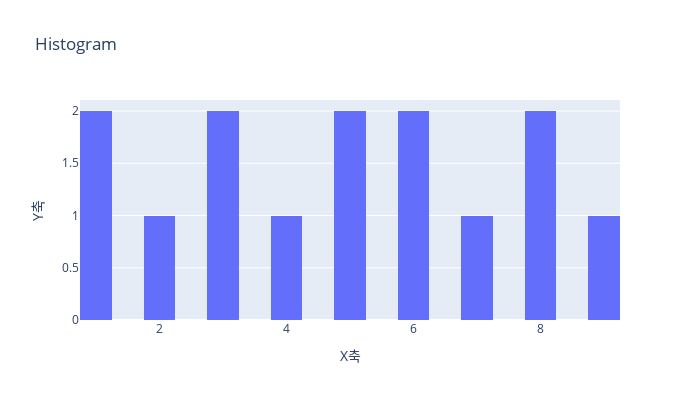

Here is the notebook cell this chart was saved with:
### Code cell
#히스토그램 그리기  : Histogram()
sns.set_style("dark")
data = [1,1,2,3,3,4,5,5,6,6,7,8,8,9]
fig = go.Figure(data = go.Histogram(x = data , nbinsx = 20))

fig.update_layout(
    title="Histogram",
    xaxis_title="X축",
    yaxis_title="Y축",
    width=700, 
    height=400  
)

### Figure 1 — Plotly figure (JSON) as saved in the notebook; plotly's stock layout.template omitted (floating-point values rounded to 4 significant figures)
{"data": [{"nbinsx": 20, "type": "histogram", "x": [1, 1, 2, 3, 3, 4, 5, 5, 6, 6, 7, 8, 8, 9]}], "layout": {"height": 400, "title": {"text": "Histogram"}, "width": 700, "xaxis": {"title": {"text": "X축"}}, "yaxis": {"title": {"text": "Y축"}}}}
